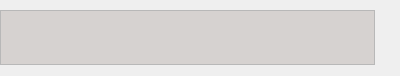
<?xml version="1.0" encoding="UTF-8"?>
<ui version="4.0">
 <comment>
  * Released as open source by Gabriel Caudrelier
  *
  * Developed by Gabriel Caudrelier, gabriel dot caudrelier at gmail dot com
  *
  * https://github.com/metrodango/pip3line
  *
  * Released under AGPL see LICENSE for more information
</comment>
 <class>MessagePanelWidget</class>
 <widget class="QWidget" name="MessagePanelWidget">
  <property name="geometry">
   <rect>
    <x>0</x>
    <y>0</y>
    <width>400</width>
    <height>76</height>
   </rect>
  </property>
  <property name="maximumSize">
   <size>
    <width>16777215</width>
    <height>16777215</height>
   </size>
  </property>
  <property name="windowTitle">
   <string>Form</string>
  </property>
  <layout class="QHBoxLayout" name="horizontalLayout">
   <property name="spacing">
    <number>0</number>
   </property>
   <property name="margin">
    <number>0</number>
   </property>
   <item>
    <widget class="QTextEdit" name="textEdit">
     <property name="sizePolicy">
      <sizepolicy hsizetype="Expanding" vsizetype="Maximum">
       <horstretch>0</horstretch>
       <verstretch>0</verstretch>
      </sizepolicy>
     </property>
     <property name="maximumSize">
      <size>
       <width>16777215</width>
       <height>55</height>
      </size>
     </property>
     <property name="palette">
      <palette>
       <active>
        <colorrole role="Base">
         <brush brushstyle="SolidPattern">
          <color alpha="255">
           <red>214</red>
           <green>210</green>
           <blue>208</blue>
          </color>
         </brush>
        </colorrole>
       </active>
       <inactive>
        <colorrole role="Base">
         <brush brushstyle="SolidPattern">
          <color alpha="255">
           <red>214</red>
           <green>210</green>
           <blue>208</blue>
          </color>
         </brush>
        </colorrole>
       </inactive>
       <disabled>
        <colorrole role="Base">
         <brush brushstyle="SolidPattern">
          <color alpha="255">
           <red>244</red>
           <green>244</green>
           <blue>244</blue>
          </color>
         </brush>
        </colorrole>
       </disabled>
      </palette>
     </property>
     <property name="readOnly">
      <bool>true</bool>
     </property>
    </widget>
   </item>
   <item>
    <widget class="QPushButton" name="pushButton">
     <property name="maximumSize">
      <size>
       <width>25</width>
       <height>16777215</height>
      </size>
     </property>
     <property name="text">
      <string/>
     </property>
     <property name="icon">
      <iconset resource="../gui_res.qrc">
       <normaloff>:/Images/icons/dialog-cancel-3.png</normaloff>:/Images/icons/dialog-cancel-3.png</iconset>
     </property>
     <property name="flat">
      <bool>true</bool>
     </property>
    </widget>
   </item>
  </layout>
 </widget>
 <resources>
  <include location="../gui_res.qrc"/>
 </resources>
 <connections/>
</ui>
